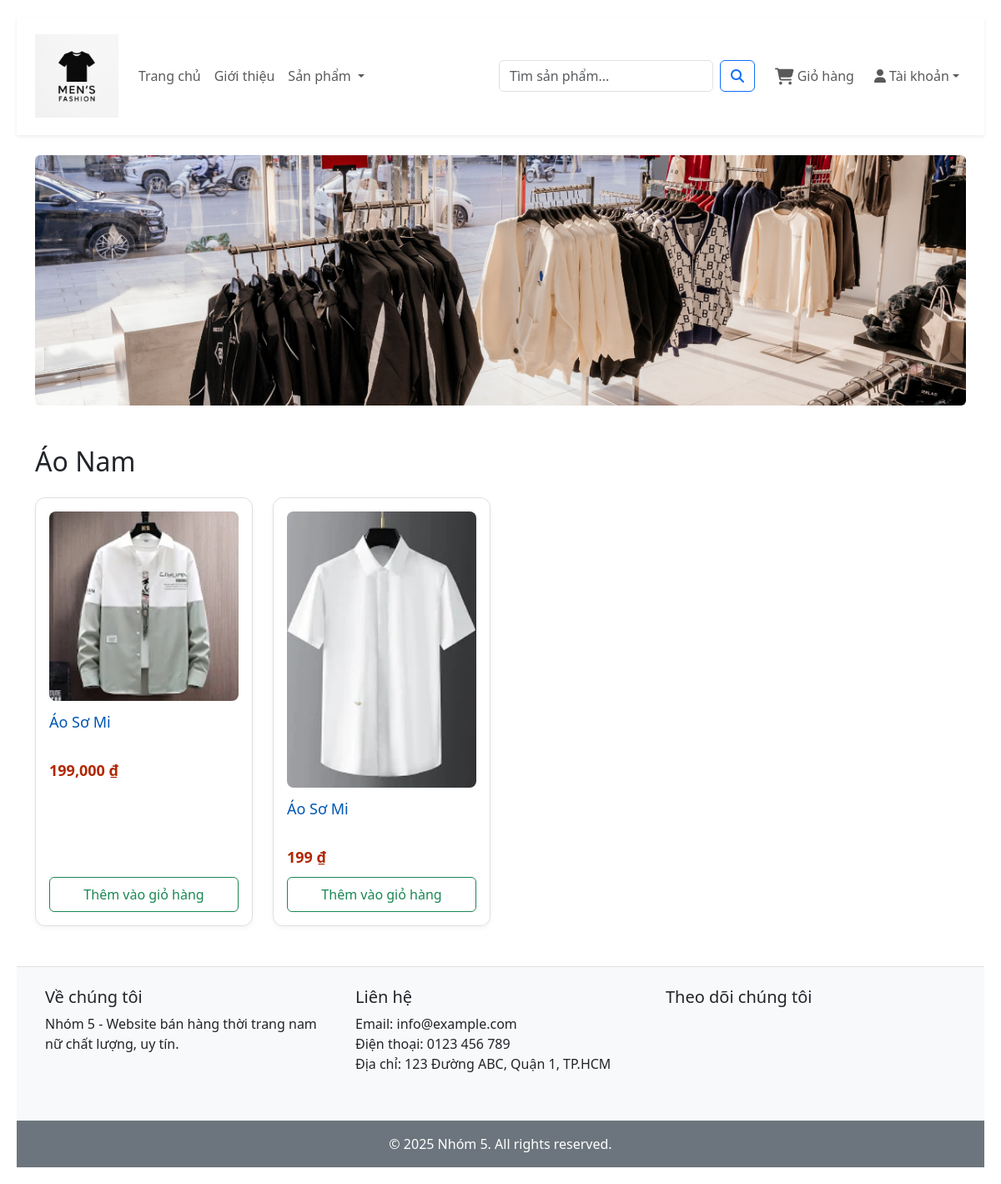
/?ctl=category&id=1, run on the app's committed database.
### tables this page shows
CREATE TABLE `categories` (
  `id` int NOT NULL,
  `cate_name` varchar(255) NOT NULL
);

CREATE TABLE `product` (
  `id` int NOT NULL,
  `name` varchar(255) NOT NULL,
  `image` varchar(255) DEFAULT NULL,
  `price` decimal(10,2) NOT NULL,
  `quantity` int NOT NULL DEFAULT '1',
  `description` varchar(255) DEFAULT NULL,
  `content` text,
  `status` tinyint NOT NULL DEFAULT '1' COMMENT 'status : trang thai kinh doanh . 1 : dang kinh doanh , 0 : ngưng kinh doanh',
  `category_id` int NOT NULL
);

### controllers/ProductController.php (called while the page is built, shortened)
<?php
class ProductController
{
    public function list()
    {
        $id = $_GET['id'];
        $product = (new Product)->listProductInCategory($id);
        $category_name = (new Category)->find($id)['cate_name'];
        require ROOT_DIR . 'views/clients/product/list.php';
    }
}

### index.php (called while the page is built, shortened)
<?php
require_once __DIR__ . "/models/BaseModel.php";
require_once __DIR__ . "/models/Product.php";
require_once __DIR__ . "/models/Category.php";
require_once __DIR__ . "/controllers/ProductController.php";
$ctl = $_GET['ctl'] ?? '';
match($ctl) {
    '' => (new HomeController)->index(),
    'all-products' => (new HomeController)->allProducts(),
    'category' => (new ProductController)->list(),
    'detail' => (new ProductController)->show(),
    'register' => (new AuthController)->register(),
    'login' => (new AuthController)->login(),
    'logout' => (new AuthController)->logout(),
    'add-cart' => (new CartController)->addToCart(),
    'view-cart' => (new CartController)->viewCart(),
    'update-cart' => (new CartController)->updateCart(),
    'delete-cart' => (new CartController)->deleteCart(),
    'view-checkout' => (new CartController)->viewCheckout(),
    'checkout' => (new CartController)->checkOut(),
    'success' => (new CartController)->success(),
    'my-orders' => (new OrderController)->myOrders(),
    'order-detail' => (new OrderController)->orderDetail(),
    'confirm-order' => (new OrderController)->confirmOrder(),
    'confirm-delete-order' => (new OrderController)->confirmDeleteOrder(),
    default => (new HomeController)->index(),
};

### models/BaseModel.php (called while the page is built, shortened)
<?php
class BaseModel {
    public function __construct()
{
    try{
        $this->conn = new PDO("mysql:host=" . HOST . ";dbname=". DBNAME .";charset=utf8;port=" .
         PORT , USERNAME, PASSWORD );
    }catch(PDOException $e){
        echo "Lỗi kết nối cơ sở dữ liệu :" . $e->getMessage();
    }
}
}

### models/Category.php (called while the page is built, shortened)
<?php
class Category extends BaseModel
{
    public function find($id)
    {
        $sql = "SELECT * FROM categories WHERE id = :id";
        $stmt = $this->conn->prepare($sql);
        $stmt->execute(['id' => $id]);
        return $stmt->fetch(PDO::FETCH_ASSOC);
    }
}

### models/Product.php (called while the page is built, shortened)
<?php
class Product extends BaseModel
{
    public function listProductInCategory($id)
    {
        $sql = "SELECT p.*, c.cate_name
                FROM product p
                JOIN categories c ON p.category_id = c.id
                WHERE c.id = :id";
        $stmt = $this->conn->prepare($sql);
        $stmt->execute(['id' => $id]);
        return $stmt->fetchAll(PDO::FETCH_ASSOC);
    }
}

### views/clients/product/list.php (the view)
<?php include_once ROOT_DIR . "views/clients/header.php"; ?>
<div class="container mt-4">
  <div class="banner position-relative rounded overflow-hidden" style="height: 300px;">
    <img src="<?= ROOT_URL ?>images/banner 1.webp" alt="Banner" class="w-100 h-100 object-fit-cover" style="object-fit: cover;">
  </div>
</div>
<div class="container mt-5">
  <h2 class="mb-4"><?= $category_name ?></h2>
  <div class="row g-4">
    <?php if($product)  :  ?>
    <?php foreach($product as $products) : ?>
    <div class="col-md-3">
      <div class="product-box">
        <img src="<?= ROOT_URL . $products['image']?>" alt="<?= $products['name']?>" class="product-img">
        <a href="<?= ROOT_URL .'?ctl=detail&id=' .$products['id'] ?>" class="product-name"><?= $products['name']?></a>
        <span class="product-price"><?= number_format($products['price'])?> ₫</span>
        <div class="product-buttons">
          <button class="btn btn-outline-success">Thêm vào giỏ hàng</button>
        </div>
      </div>
    </div>
    <?php endforeach ?>
    <?php else : ?>
        <div>Danh mục<strong> <?=$category_name  ?></strong> không có sản phẩm</h3>
    <?php endif ?>
  </div>
<?php include_once ROOT_DIR . "views/clients/footer.php"; ?>

### css/style.css (style rules this page uses)
.container { max-width: 1200px; margin: auto; }
.product-box { border: 1px solid #e0e0e0; border-radius: 12px; padding: 16px; background-color: #fff; transition: 0.3s; height: 100%; display: flex; flex-direction: column; justify-content: space-between; box-shadow: 0 2px 6px rgba(0, 0, 0, 0.05); }
.product-img { width: 100%; height: auto; object-fit: contain; background-color: #f3f3f3; border-radius: 8px; margin-bottom: 12px; }
.product-name { font-size: 18px; color: #0056b3; margin-bottom: 10px; text-decoration: none; display: block; min-height: 48px; }
.product-price { color: #b12704; font-size: 18px; font-weight: bold; margin-bottom: 10px; display: block; }
.product-buttons { margin-top: auto; }
.product-buttons .btn { width: 100%; border-radius: 6px; font-weight: 500; font-size: 16px; padding: 8px; }
body { font-family: Arial, sans-serif; line-height: 1.6; margin: 0; padding: 20px; background: #fff; }
body { font-family: 'Segoe UI', sans-serif; background: #f8f8f8; margin: 0; padding: 20px; }
body { font-family: 'Segoe UI', sans-serif; margin: 0; padding: 20px; background-color: #f7f7f7; }

### data on the page
categories: cate_name "Áo Nam"
product: image (picture), name "Áo Sơ Mi", price "199,000"
product: image (picture), name "Áo Sơ Mi", price "199"

### other printed values
$_SESSION['user']['fullname'] "Tài khoản"
